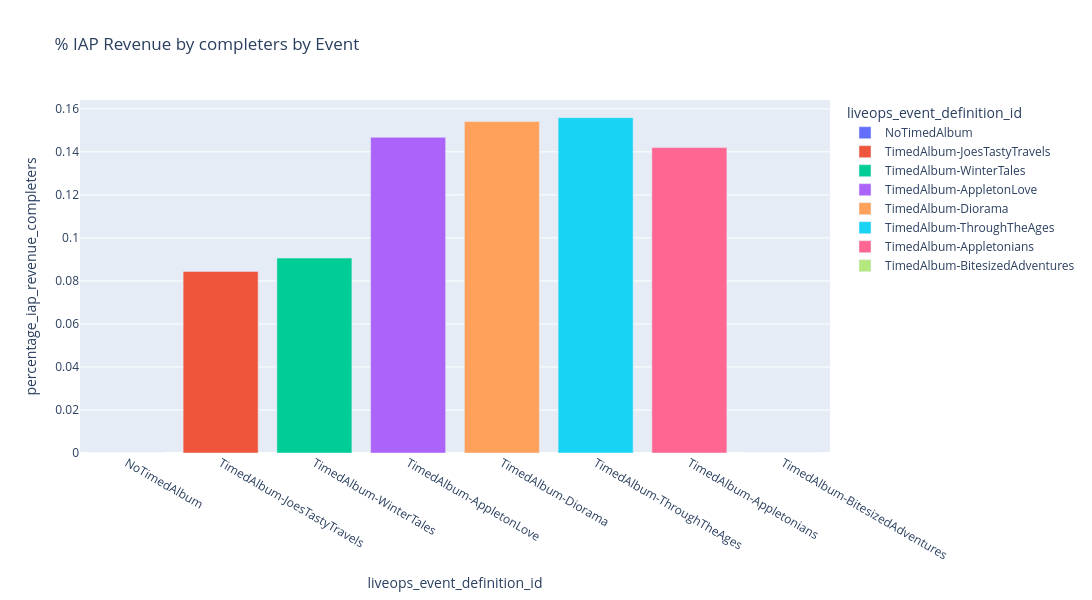
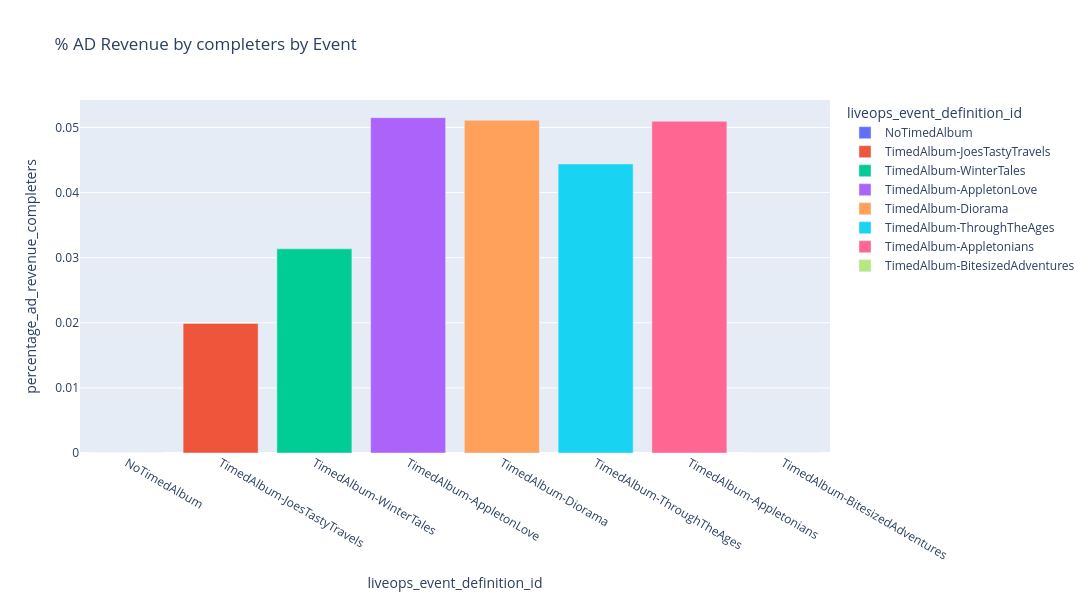

The notebook cell these images were saved under, in order:
### Code cell
fig = px.bar(data_completers_per_event, 
# Bar chart of IAP revenue share (%) attributable to completers per event
              x='liveops_event_definition_id', 
              y='percentage_iap_revenue_completers',
              color='liveops_event_definition_id',
              title='% IAP Revenue by completers by Event',
              width=1200,
              height=600,
              hover_data={'percentage_iap_revenue_completers': ':.2%', 'unique_completers': True},
              category_orders={'liveops_event_definition_id': custom_order})

fig.show()

fig = px.bar(data_completers_per_event, 
              x='liveops_event_definition_id', 
              y='percentage_ad_revenue_completers',
              color='liveops_event_definition_id',
              title='% AD Revenue by completers by Event',
              width=1200,
              height=600,
              hover_data={'percentage_ad_revenue_completers': ':.2%', 'unique_completers': True},
              category_orders={'liveops_event_definition_id': custom_order})

fig.show()

### Figure 1 — Plotly figure (JSON) as saved in the notebook; plotly's stock layout.template omitted (floating-point values rounded to 4 significant figures)
{"data": [{"customdata": [[0]], "hovertemplate": "liveops_event_definition_id=%{x}<br>percentage_iap_revenue_completers=%{y:.2%}<br>unique_completers=%{customdata[0]}<extra></extra>", "legendgroup": "NoTimedAlbum", "marker": {"color": "#636efa", "pattern": {"shape": ""}}, "name": "NoTimedAlbum", "orientation": "v", "showlegend": true, "textposition": "auto", "type": "bar", "x": ["NoTimedAlbum"], "xaxis": "x", "y": [0.0], "yaxis": "y"}, {"customdata": [[2381]], "hovertemplate": "liveops_event_definition_id=%{x}<br>percentage_iap_revenue_completers=%{y:.2%}<br>unique_completers=%{customdata[0]}<extra></extra>", "legendgroup": "TimedAlbum-JoesTastyTravels", "marker": {"color": "#EF553B", "pattern": {"shape": ""}}, "name": "TimedAlbum-JoesTastyTravels", "orientation": "v", "showlegend": true, "textposition": "auto", "type": "bar", "x": ["TimedAlbum-JoesTastyTravels"], "xaxis": "x", "y": [0.08442], "yaxis": "y"}, {"customdata": [[7479]], "hovertemplate": "liveops_event_definition_id=%{x}<br>percentage_iap_revenue_completers=%{y:.2%}<br>unique_completers=%{customdata[0]}<extra></extra>", "legendgroup": "TimedAlbum-WinterTales", "marker": {"color": "#00cc96", "pattern": {"shape": ""}}, "name": "TimedAlbum-WinterTales", "orientation": "v", "showlegend": true, "textposition": "auto", "type": "bar", "x": ["TimedAlbum-WinterTales"], "xaxis": "x", "y": [0.09061], "yaxis": "y"}, {"customdata": [[12559]], "hovertemplate": "liveops_event_definition_id=%{x}<br>percentage_iap_revenue_completers=%{y:.2%}<br>unique_completers=%{customdata[0]}<extra></extra>", "legendgroup": "TimedAlbum-AppletonLove", "marker": {"color": "#ab63fa", "pattern": {"shape": ""}}, "name": "TimedAlbum-AppletonLove", "orientation": "v", "showlegend": true, "textposition": "auto", "type": "bar", "x": ["TimedAlbum-AppletonLove"], "xaxis": "x", "y": [0.1467], "yaxis": "y"}, {"customdata": [[9389]], "hovertemplate": "liveops_event_definition_id=%{x}<br>percentage_iap_revenue_completers=%{y:.2%}<br>unique_completers=%{customdata[0]}<extra></extra>", "legendgroup": "TimedAlbum-Diorama", "marker": {"color": "#FFA15A", "pattern": {"shape": ""}}, "name": "TimedAlbum-Diorama", "orientation": "v", "showlegend": true, "textposition": "auto", "type": "bar", "x": ["TimedAlbum-Diorama"], "xaxis": "x", "y": [0.1541], "yaxis": "y"}, {"customdata": [[5679]], "hovertemplate": "liveops_event_definition_id=%{x}<br>percentage_iap_revenue_completers=%{y:.2%}<br>unique_completers=%{customdata[0]}<extra></extra>", "legendgroup": "TimedAlbum-ThroughTheAges", "marker": {"color": "#19d3f3", "pattern": {"shape": ""}}, "name": "TimedAlbum-ThroughTheAges", "orientation": "v", "showlegend": true, "textposition": "auto", "type": "bar", "x": ["TimedAlbum-ThroughTheAges"], "xaxis": "x", "y": [0.1559], "yaxis": "y"}, {"customdata": [[5965]], "hovertemplate": "liveops_event_definition_id=%{x}<br>percentage_iap_revenue_completers=%{y:.2%}<br>unique_completers=%{customdata[0]}<extra></extra>", "legendgroup": "TimedAlbum-Appletonians", "marker": {"color": "#FF6692", "pattern": {"shape": ""}}, "name": "TimedAlbum-Appletonians", "orientation": "v", "showlegend": true, "textposition": "auto", "type": "bar", "x": ["TimedAlbum-Appletonians"], "xaxis": "x", "y": [0.142], "yaxis": "y"}, {"customdata": [[0]], "hovertemplate": "liveops_event_definition_id=%{x}<br>percentage_iap_revenue_completers=%{y:.2%}<br>unique_completers=%{customdata[0]}<extra></extra>", "legendgroup": "TimedAlbum-BitesizedAdventures", "marker": {"color": "#B6E880", "pattern": {"shape": ""}}, "name": "TimedAlbum-BitesizedAdventures", "orientation": "v", "showlegend": true, "textposition": "auto", "type": "bar", "x": ["TimedAlbum-BitesizedAdventures"], "xaxis": "x", "y": [0.0], "yaxis": "y"}], "layout": {"barmode": "relative", "height": 600, "legend": {"title": {"text": "liveops_event_definition_id"}, "tracegroupgap": 0}, "title": {"text": "% IAP Revenue by completers by Event"}, "width": 1200, "xaxis": {"anchor": "y", "categoryarray": ["NoTimedAlbum", "TimedAlbum-JoesTastyTravels", "TimedAlbum-WinterTales", "TimedAlbum-AppletonLove", "TimedAlbum-Diorama", "TimedAlbum-ThroughTheAges", "TimedAlbum-Appletonians", "TimedAlbum-BitesizedAdventures"], "categoryorder": "array", "domain": [0, 1], "title": {"text": "liveops_event_definition_id"}}, "yaxis": {"anchor": "x", "domain": [0, 1], "title": {"text": "percentage_iap_revenue_completers"}}}}

### Figure 2 — Plotly figure (JSON) as saved in the notebook; plotly's stock layout.template omitted (floating-point values rounded to 4 significant figures)
{"data": [{"customdata": [[0]], "hovertemplate": "liveops_event_definition_id=%{x}<br>percentage_ad_revenue_completers=%{y:.2%}<br>unique_completers=%{customdata[0]}<extra></extra>", "legendgroup": "NoTimedAlbum", "marker": {"color": "#636efa", "pattern": {"shape": ""}}, "name": "NoTimedAlbum", "orientation": "v", "showlegend": true, "textposition": "auto", "type": "bar", "x": ["NoTimedAlbum"], "xaxis": "x", "y": [0.0], "yaxis": "y"}, {"customdata": [[2381]], "hovertemplate": "liveops_event_definition_id=%{x}<br>percentage_ad_revenue_completers=%{y:.2%}<br>unique_completers=%{customdata[0]}<extra></extra>", "legendgroup": "TimedAlbum-JoesTastyTravels", "marker": {"color": "#EF553B", "pattern": {"shape": ""}}, "name": "TimedAlbum-JoesTastyTravels", "orientation": "v", "showlegend": true, "textposition": "auto", "type": "bar", "x": ["TimedAlbum-JoesTastyTravels"], "xaxis": "x", "y": [0.01989], "yaxis": "y"}, {"customdata": [[7479]], "hovertemplate": "liveops_event_definition_id=%{x}<br>percentage_ad_revenue_completers=%{y:.2%}<br>unique_completers=%{customdata[0]}<extra></extra>", "legendgroup": "TimedAlbum-WinterTales", "marker": {"color": "#00cc96", "pattern": {"shape": ""}}, "name": "TimedAlbum-WinterTales", "orientation": "v", "showlegend": true, "textposition": "auto", "type": "bar", "x": ["TimedAlbum-WinterTales"], "xaxis": "x", "y": [0.03135], "yaxis": "y"}, {"customdata": [[12559]], "hovertemplate": "liveops_event_definition_id=%{x}<br>percentage_ad_revenue_completers=%{y:.2%}<br>unique_completers=%{customdata[0]}<extra></extra>", "legendgroup": "TimedAlbum-AppletonLove", "marker": {"color": "#ab63fa", "pattern": {"shape": ""}}, "name": "TimedAlbum-AppletonLove", "orientation": "v", "showlegend": true, "textposition": "auto", "type": "bar", "x": ["TimedAlbum-AppletonLove"], "xaxis": "x", "y": [0.0515], "yaxis": "y"}, {"customdata": [[9389]], "hovertemplate": "liveops_event_definition_id=%{x}<br>percentage_ad_revenue_completers=%{y:.2%}<br>unique_completers=%{customdata[0]}<extra></extra>", "legendgroup": "TimedAlbum-Diorama", "marker": {"color": "#FFA15A", "pattern": {"shape": ""}}, "name": "TimedAlbum-Diorama", "orientation": "v", "showlegend": true, "textposition": "auto", "type": "bar", "x": ["TimedAlbum-Diorama"], "xaxis": "x", "y": [0.05111], "yaxis": "y"}, {"customdata": [[5679]], "hovertemplate": "liveops_event_definition_id=%{x}<br>percentage_ad_revenue_completers=%{y:.2%}<br>unique_completers=%{customdata[0]}<extra></extra>", "legendgroup": "TimedAlbum-ThroughTheAges", "marker": {"color": "#19d3f3", "pattern": {"shape": ""}}, "name": "TimedAlbum-ThroughTheAges", "orientation": "v", "showlegend": true, "textposition": "auto", "type": "bar", "x": ["TimedAlbum-ThroughTheAges"], "xaxis": "x", "y": [0.04439], "yaxis": "y"}, {"customdata": [[5965]], "hovertemplate": "liveops_event_definition_id=%{x}<br>percentage_ad_revenue_completers=%{y:.2%}<br>unique_completers=%{customdata[0]}<extra></extra>", "legendgroup": "TimedAlbum-Appletonians", "marker": {"color": "#FF6692", "pattern": {"shape": ""}}, "name": "TimedAlbum-Appletonians", "orientation": "v", "showlegend": true, "textposition": "auto", "type": "bar", "x": ["TimedAlbum-Appletonians"], "xaxis": "x", "y": [0.05094], "yaxis": "y"}, {"customdata": [[0]], "hovertemplate": "liveops_event_definition_id=%{x}<br>percentage_ad_revenue_completers=%{y:.2%}<br>unique_completers=%{customdata[0]}<extra></extra>", "legendgroup": "TimedAlbum-BitesizedAdventures", "marker": {"color": "#B6E880", "pattern": {"shape": ""}}, "name": "TimedAlbum-BitesizedAdventures", "orientation": "v", "showlegend": true, "textposition": "auto", "type": "bar", "x": ["TimedAlbum-BitesizedAdventures"], "xaxis": "x", "y": [0.0], "yaxis": "y"}], "layout": {"barmode": "relative", "height": 600, "legend": {"title": {"text": "liveops_event_definition_id"}, "tracegroupgap": 0}, "title": {"text": "% AD Revenue by completers by Event"}, "width": 1200, "xaxis": {"anchor": "y", "categoryarray": ["NoTimedAlbum", "TimedAlbum-JoesTastyTravels", "TimedAlbum-WinterTales", "TimedAlbum-AppletonLove", "TimedAlbum-Diorama", "TimedAlbum-ThroughTheAges", "TimedAlbum-Appletonians", "TimedAlbum-BitesizedAdventures"], "categoryorder": "array", "domain": [0, 1], "title": {"text": "liveops_event_definition_id"}}, "yaxis": {"anchor": "x", "domain": [0, 1], "title": {"text": "percentage_ad_revenue_completers"}}}}
